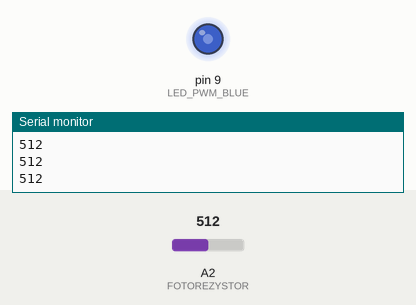
Recording of a sketch running on a simulated Arduino Uno, built with avr-gcc and run on an emulated ATmega328P. On the bench: output pins drawn as LEDs (lit = HIGH), the last lines printed to the serial monitor. Inputs (shaded band) come from the test bench; at power-on: A2 (FOTOREZYSTOR) = 512.

Above: at 1.2 s.
1.3 s: A2 (FOTOREZYSTOR) set to 716
At 2.5 s:
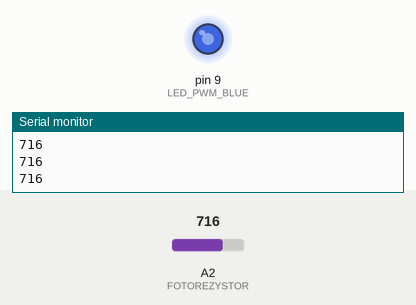
2.8 s: A2 (FOTOREZYSTOR) set to 900
At 3.9 s:
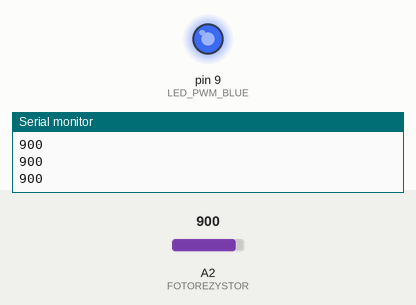
4.3 s: A2 (FOTOREZYSTOR) set to 122
At 4.9 s:
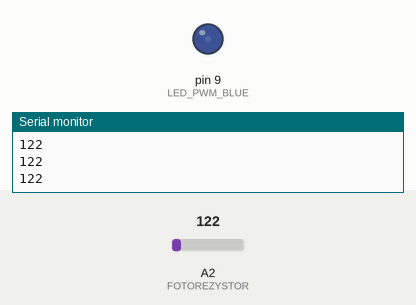
5.8 s: A2 (FOTOREZYSTOR) set to 0
At 6.1 s:
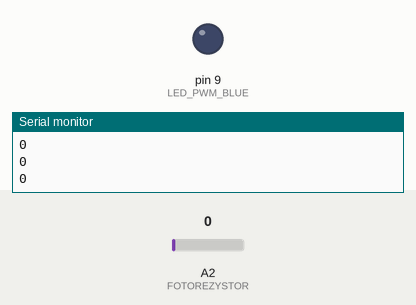
Timing chart, 0 to 8.3 s (numbered marks = the images above; inputs shaded):
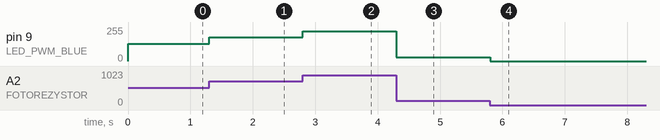

Measured:
- after the input at 1.3 s, pin 9 (LED_PWM_BLUE): 128/255 → 179/255 at once
- after the input at 2.8 s, pin 9 (LED_PWM_BLUE): 179/255 → 225/255 at once
- after the input at 4.3 s, pin 9 (LED_PWM_BLUE): 225/255 → 30/255 at once
- after the input at 5.8 s, pin 9 (LED_PWM_BLUE): 30/255 → 0/255 at once

The sketch:

sketch_sep21a.ino
```cpp
#define LED_TRAFFIC_GREEN 2
#define LED_TRAFFIC_ORANGE 7
#define LED_TRAFFIC_RED 8
#define LED_PWM_BLUE 9
#define FOTOREZYSTOR A2

int value = 0;
void setup() {
  Serial.begin(9600);
  pinMode(FOTOREZYSTOR, INPUT);
  pinMode(LED_PWM_BLUE, OUTPUT);

}

void loop() {
  // put your main code here, to run repeatedly:
  int value = analogRead(FOTOREZYSTOR);
  analogWrite(LED_PWM_BLUE, value/4);
  Serial.println(value);

}
```
